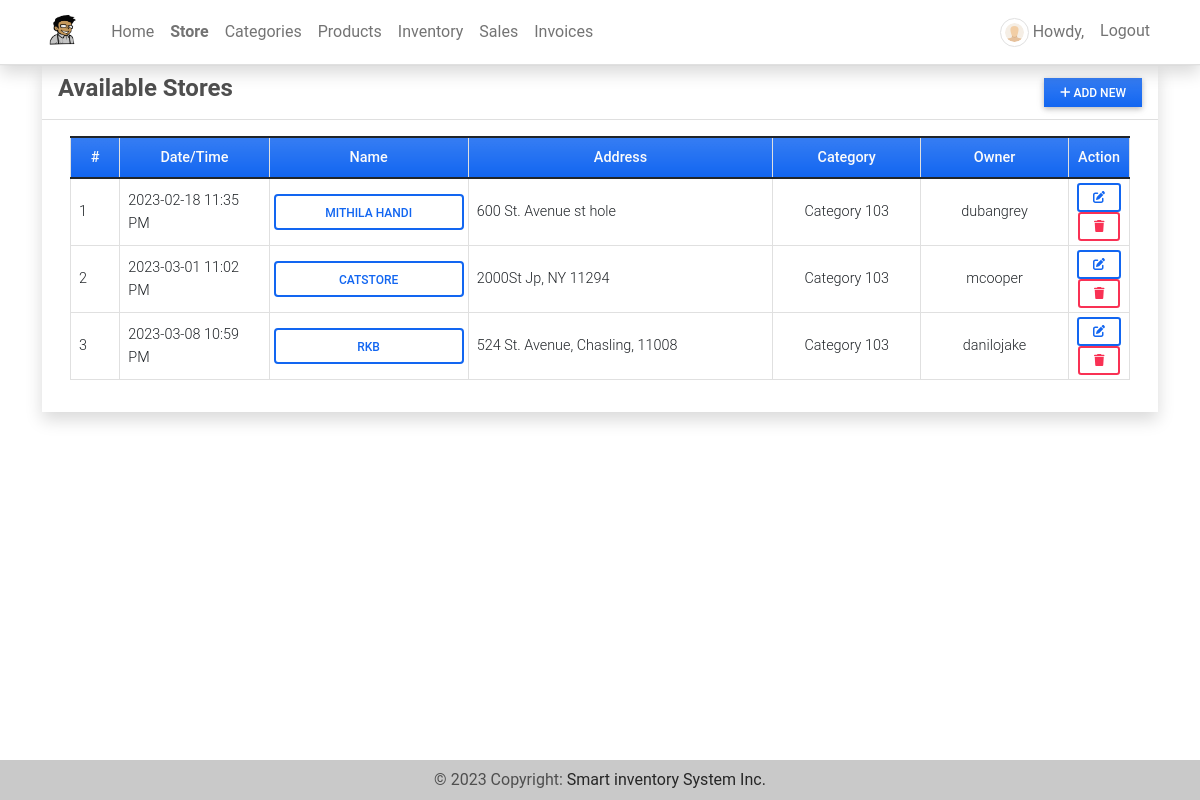
The app's page /store (signed in), older data.
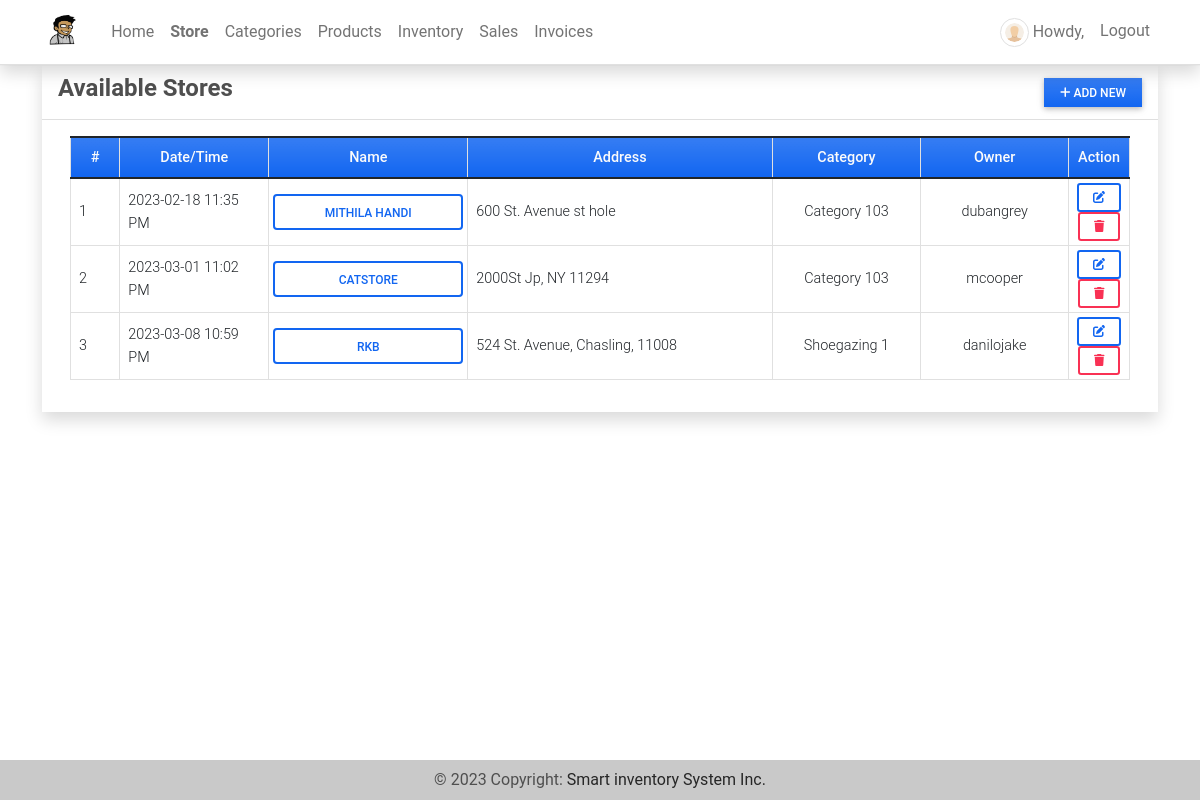
The same page, newer data.
### imsApp/models.py (models this page shows, shortened)
class Store(models.Model):
    name = models.CharField(max_length=250)
    address = models.TextField()
    category = models.ForeignKey(Category, on_delete=models.CASCADE)
    products = models.ManyToManyField(Product, through='StoreProduct')
    date_created = models.DateTimeField(default=timezone.now)
    date_updated = models.DateTimeField(auto_now=True)
    owner = models.OneToOneField(User, default=1,on_delete=models.CASCADE ,blank=True, null=True)

class Category(models.Model):
    name = models.CharField(max_length=250)
    description = models.TextField()
    status = models.CharField(max_length=2, choices=(('1','Active'),('2','Inactive')), default=1)
    date_created = models.DateTimeField(default=timezone.now)
    date_updated = models.DateTimeField(auto_now=True)
    def __str__(self):
        return self.name

### imsApp/auth.py (the view)
    def wrapper_function(request,*args,**kwargs):
        if request.user.is_superuser:
            return view_function(request,*args,**kwargs)
        else:
            return redirect('home-page')

### imsApp/auth.py (called while the page is built)
def admin_only(view_function):
    def wrapper_function(request,*args,**kwargs):
        if request.user.is_superuser:
            return view_function(request,*args,**kwargs)
        else:
            return redirect('home-page')
    return wrapper_function

### imsApp/views.py (called while the page is built)
@admin_only
@login_required
def store_mgt(request):
    context['page_title'] = "Store"
    stores = Store.objects.all()
    context['stores'] = stores
    return render(request, 'store_mgt.html', context)

### imsApp/templates/store_mgt.html (shortened to what this page needs)
{% extends 'base.html' %} {% block pageContent %}
<div class="col-lg-12 col-md-12 col-sm-12 col-xs-12">
    <div class="card card-default rounded-0 shadow ">
        <div class="card-header">
            <div class="d-flex w-100 align-items-center justify-content-between">
                <h4 class="card-title fw-bold">Available Stores</h4>
                <div class="tools">
                    <button type="button" class="btn btn-primary rounded-0 bg-gradient btn-sm" id='add_new'><i class="fa fa-plus"></i> Add New</button>
                </div>
            </div>
        </div>
        <div class="card-body">
            <div class="container-fluid">
                <table class="table table-bordered" id="category-list">
                    <colgroup>
                        <col width="5%">
                        <col width="15%">
                        <col width="20%">
                        <col width="30%">
                        <col width="15%">
                        <col width="15%">
                    </colgroup>
                    <thead>
                        <tr class="bg-gradient bg-primary bg-opacity-50 text-light">
                            <th class="px-2 py-2 text-center">#</th>
                            <th class="px-2 py-2 text-center">Date/Time</th>
                            <th class="px-2 py-2 text-center">Name</th>
                            <th class="px-2 py-2 text-center">Address</th>
                            <th class="px-2 py-2 text-center">Category</th>
                            <th class="px-2 py-2 text-center">Owner</th>
                            <th class="px-2 py-2 text-center">Action</th>
                        </tr>
                    </thead>
                    <tbody>
                        {% for store in stores %}
                        <tr>
                            <td class="px-2 py-1 align-middle">{{ forloop.counter }}</td>
                            <td class="px-2 py-1 align-middle">{{ store.date_created|date:"Y-m-d h:i A" }}</td>
                            <td class="px-1 py-1 align-middle"><a class="btn btn-outline-primary w-100" href="{% url 'store-detail' store.id %}">{{ store.name }}</a></td>
                            <td class="px-2 py-1 align-middle">
                                <p class="m-0 text-truncate">{{ store.address }}</p>
                            </td>
                            <td class="px-1 py-1 align-middle text-center">
                                {{ store.category }}
                            </td>
                            <td class="px-1 py-1 align-middle text-center">
                                {{ store.owner }}
                            </td>
                            <td class="px-2 py-1 align-middle text-center">
                                <a class="btn btn-outline-primary btn-sm edit-data" href="javascript:void(0)" data-id="{{ store.pk }}" title="Edit">
                                    <i class="fa fa-edit"></i>
                                </a>
                                <button class="btn btn-outline-danger btn-sm delete-data" type="button" data-id="{{ store.pk }}" title="Delete">
                                    <i class="fa fa-trash"></i>
                                </button>
                            </td>
                        </tr>
                        {% endfor %}
                    </tbody>
                </table>
            </div>
        </div>
    </div>
</div>
{% endblock pageContent %}

Row changes from the older to the newer data that the page shows:
changed Store "524 St. Avenue, Chasling, 11008": category "Category 103" → "Shoegazing 1"
